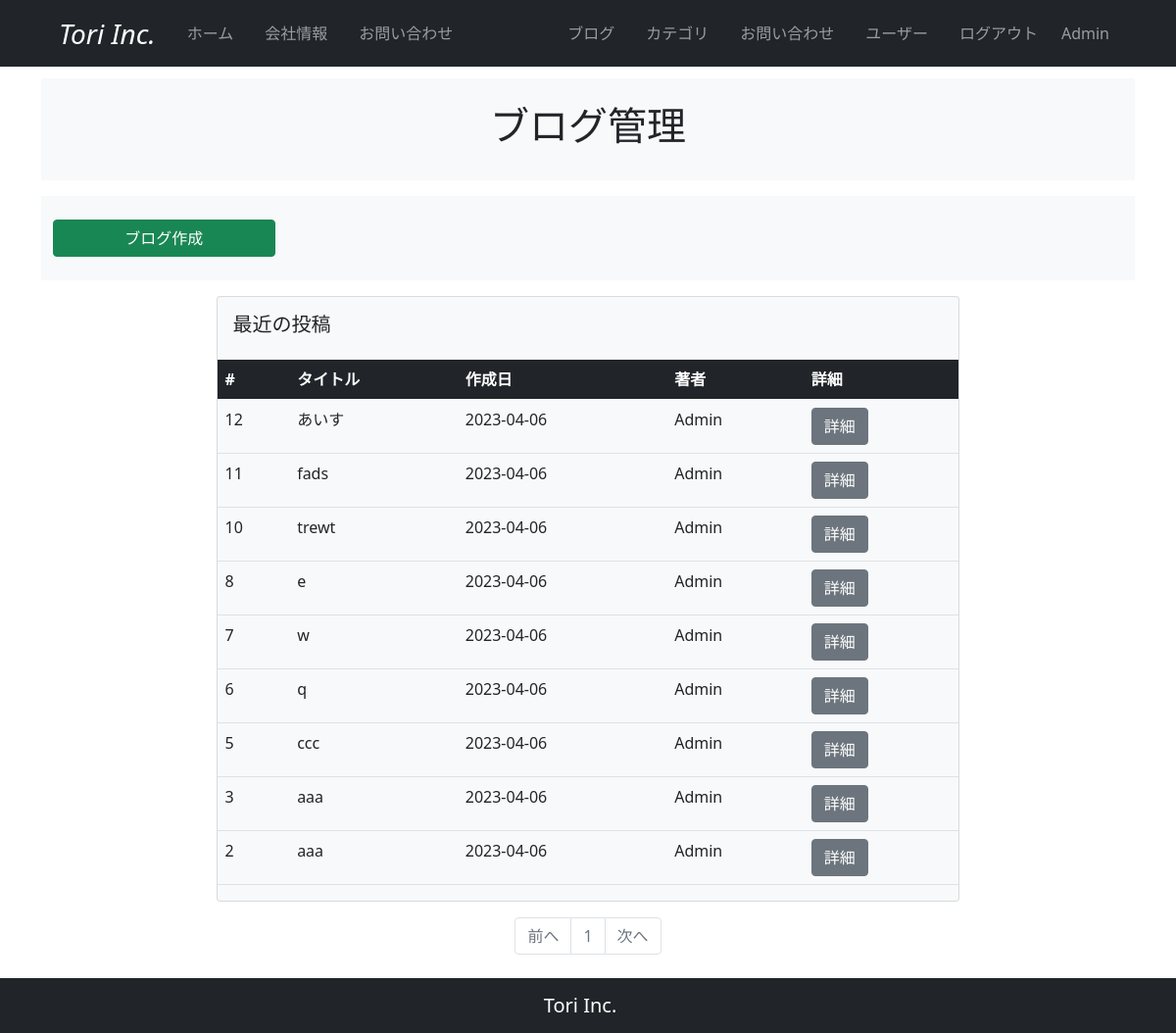
Before: /blog_maintenance (signed in) with the older database file.
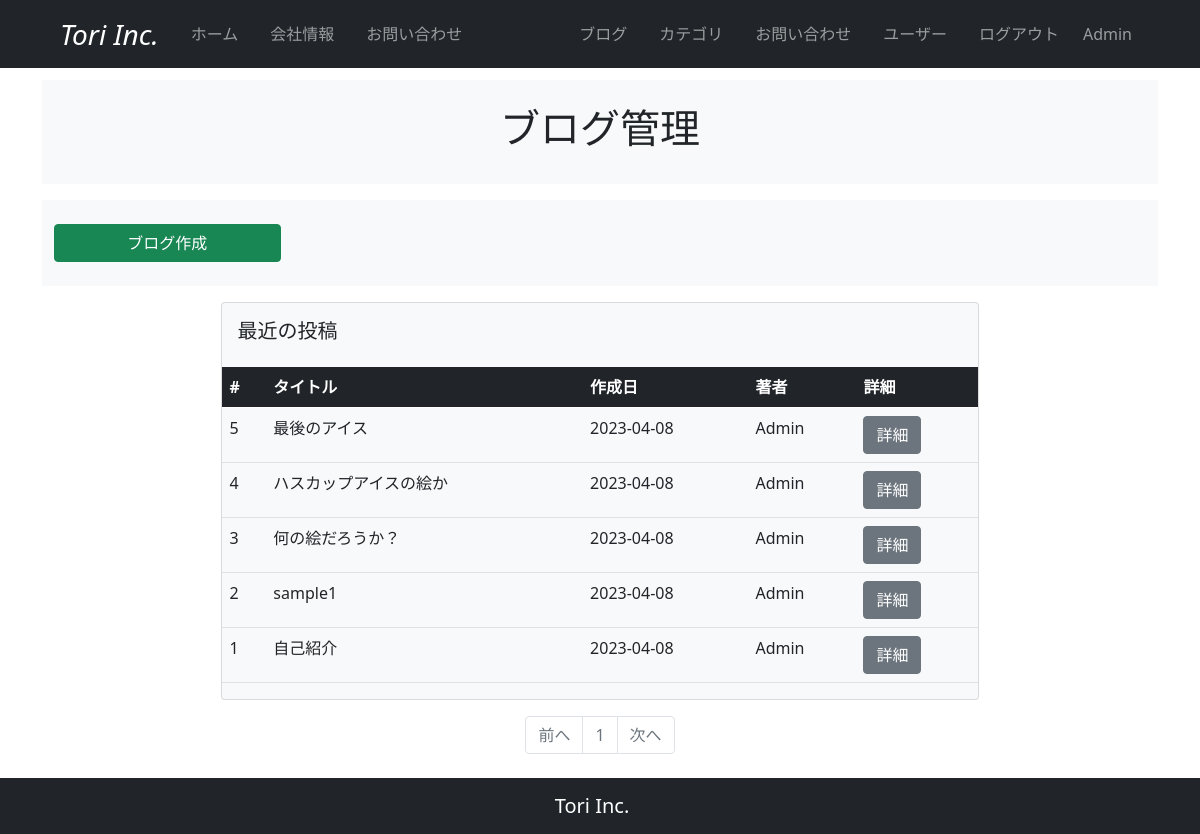
After: the same page with the newer database file.
### company_blog/models.py (models this page shows, shortened)
class BlogPost(db.Model):
    __tablename__ = 'blog_post'
    id = db.Column(db.Integer, primary_key=True)
    user_id = db.Column(db.Integer, db.ForeignKey('users.id'))
    category_id = db.Column(db.Integer, db.ForeignKey('blog_category.id'))
    date = db.Column(db.DateTime, default=datetime.now(timezone('Asia/Tokyo')))
    title = db.Column(db.String(140))
    text = db.Column(db.Text)
    summary = db.Column(db.String(140))
    featured_image = db.Column(db.String(140))

class User(db.Model, UserMixin):
    __tablename__ = 'users'
    id = db.Column(db.Integer, primary_key=True)
    email = db.Column(db.String(64), unique=True, index=True)
    username = db.Column(db.String(64), unique=True, index=True)
    password_hash = db.Column(db.String(128))
    administrator = db.Column(db.String(1))
    post = db.relationship('BlogPost', backref='author', lazy='dynamic')
    @property
    def password(self):
        raise AttributeError('password is not a readable attribute')

### company_blog/main/views.py (the view)
@main.route('/blog_maintenance', methods=['GET', 'POST'])
@login_required
def blog_maintenance():
    page = request.args.get('page', 1, type=int)
    blog_posts = BlogPost.query.order_by(BlogPost.id.desc()).paginate(page=page, per_page=10)
    return render_template('blog_maintenance.html', blog_posts=blog_posts)

### company_blog/__init__.py (called while the page is built)
@event.listens_for(Engine, "connect")
def set_sqlite_pragma(dbapi_connection, connection_record):
    cursor = dbapi_connection.cursor()
    cursor.execute("PRAGMA foreign_keys=ON")
    cursor.close()

### company_blog/models.py (called while the page is built)
@login_manager.user_loader
def load_user(user_id):
    return User.query.get(user_id)

### company_blog/templates/blog_maintenance.html
{% extends "base.html" %}
{% block content %}
  <section id="header">
    <div class="container">
      <div class="row bg-light my-3 justify-content-center">
        <div class="col-10 py-4">
          <h2 class="text-center fs-1">ブログ管理</h2>
        </div>
      </div>
    </div>
  </section>
  <section id="register">
    <div class="container">
      <div class="row bg-light my-3">
        <div class="col-10 py-4">
          <a href="{{ url_for('main.create_post') }}" class="btn btn-success w-25">ブログ作成</a>
        </div>
      </div>
    </div>
  </section>
  <section id="blog_table">
    <div class="card mx-auto bg-light" style="width: 68%;">
      <div class="card-body">
        <h5 class="card-title">最近の投稿</h5>
      </div>
      <table class="table">
        <thead>
          <tr class="table-dark">
            <th scope="col">#</th>
            <th scope="col">タイトル</th>
            <th scope="col">作成日</th>
            <th scope="col">著者</th>
            <th scope="col">詳細</th>
          </tr>
        </thead>
        <tbody>
          {% for blog_post in blog_posts.items %}
          <tr>
            <td>{{ blog_post.id }}</td>
            <td>{{ blog_post.title }}</td>
            <td>{{ blog_post.date.strftime('%Y-%m-%d') }}</td>
            <td>{{ blog_post.author.username }}</td>
            <td>
              <a href="{{ url_for('main.blog_post', blog_post_id=blog_post.id) }}" class="btn btn-secondary">詳細</a>
            </td>
          </tr>
          {% endfor %}
        </tbody>
      </table>
    </div>
  </section>
  <section id="pagenation">
    <nav aria-label="mantenance_page_navigation">
      <ul class="pagination my-3 justify-content-center">
        <li {% if blog_posts.has_prev %}class="page-item"{% else %}class="page-item disabled"{% endif %}><a class="page-link" href="{% if blog_posts.has_prev %}{{url_for('main.blog_maintenance', page=blog_posts.prev_num) }}{% else %}#{% endif %}">前へ</a></li>
        {% for page_num in blog_posts.iter_pages(left_edge=1, right_edge=1, left_current=1, right_current=2) %}
          {% if page_num %}
            {% if blog_posts.page == page_num %}
              <li class="page-item disabled"><a class="page-link" href="#">{{ page_num }}</a></li>
            {% else %}
              <li class="page-item"><a class="page-link" href="{{url_for('main.blog_maintenance', page=page_num)}}">{{ page_num }}</a></li>
            {% endif %}
          {% else %}
            <li class="page-item disabled"><a class="page-link" href="#">&hellip;</a></li>
          {% endif %}
        {% endfor %}
        <li {% if blog_posts.has_next %}class="page-item"{% else %}class="page-item disabled"{% endif %}><a class="page-link" href="{% if blog_posts.has_next %}{{url_for('main.blog_maintenance', page=blog_posts.next_num) }}{% else %}#{% endif %}">次へ</a></li>
      </ul>
    </nav>
  </section>
{% endblock %}

Changed rows visible on the page:
removed BlogPost: id "12", title "あいす", date "2023-04-06", author.username "Admin"
removed BlogPost: id "11", title "fads", date "2023-04-06", author.username "Admin"
removed BlogPost: id "10", title "trewt", date "2023-04-06", author.username "Admin"
removed BlogPost: id "8", title "e", date "2023-04-06", author.username "Admin"
removed BlogPost: id "7", title "w", date "2023-04-06", author.username "Admin"
removed BlogPost: id "6", title "q", date "2023-04-06", author.username "Admin"
changed BlogPost id 5: title "ccc" → "最後のアイス"; date "2023-04-06" → "2023-04-08"
added BlogPost: id "4", title "ハスカップアイスの絵か", date "2023-04-08", author.username "Admin"
changed BlogPost id 3: title "aaa" → "何の絵だろうか？"; date "2023-04-06" → "2023-04-08"
changed BlogPost id 2: title "aaa" → "sample1"; date "2023-04-06" → "2023-04-08"
added BlogPost: id "1", title "自己紹介", date "2023-04-08", author.username "Admin"
